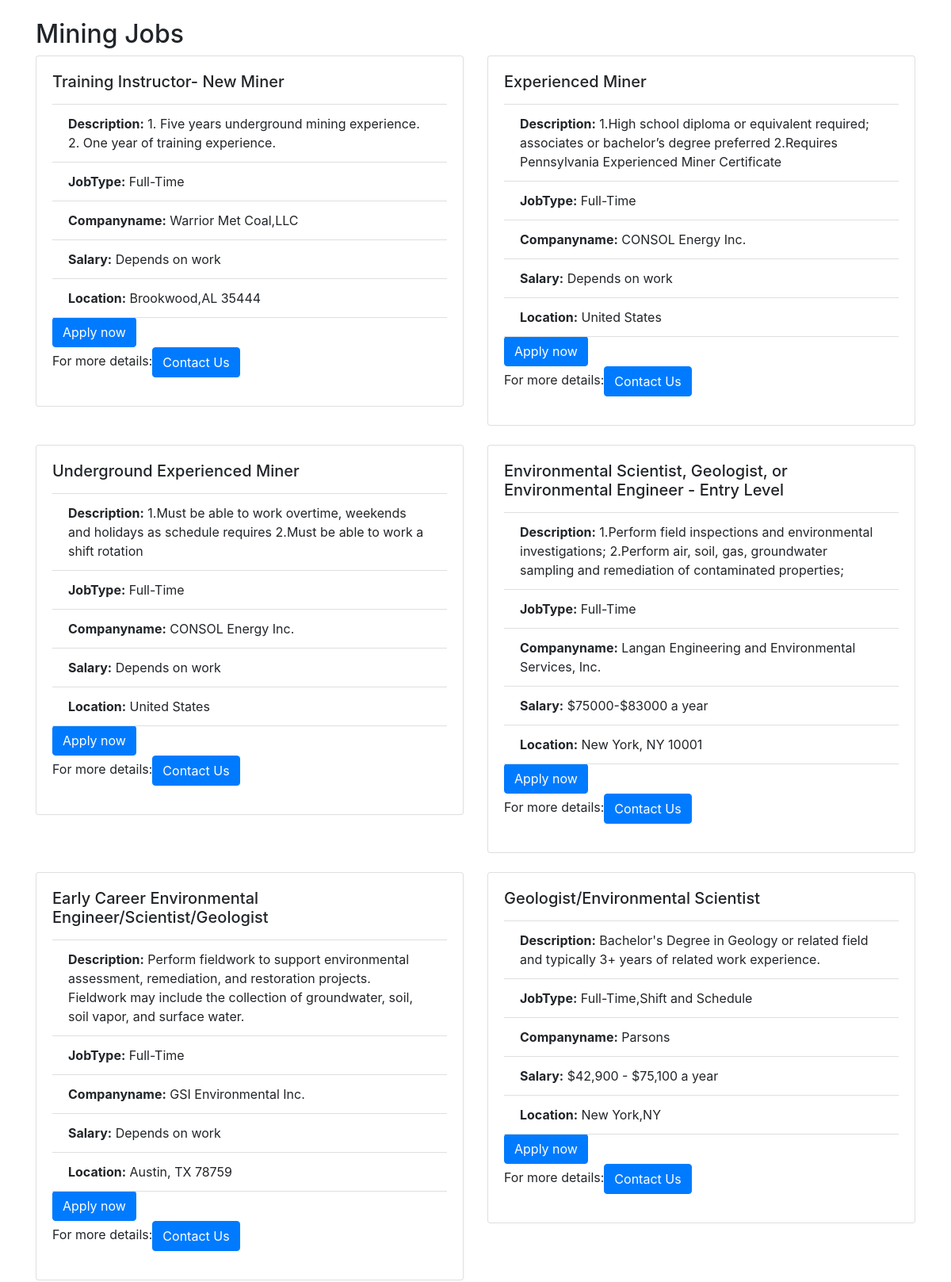
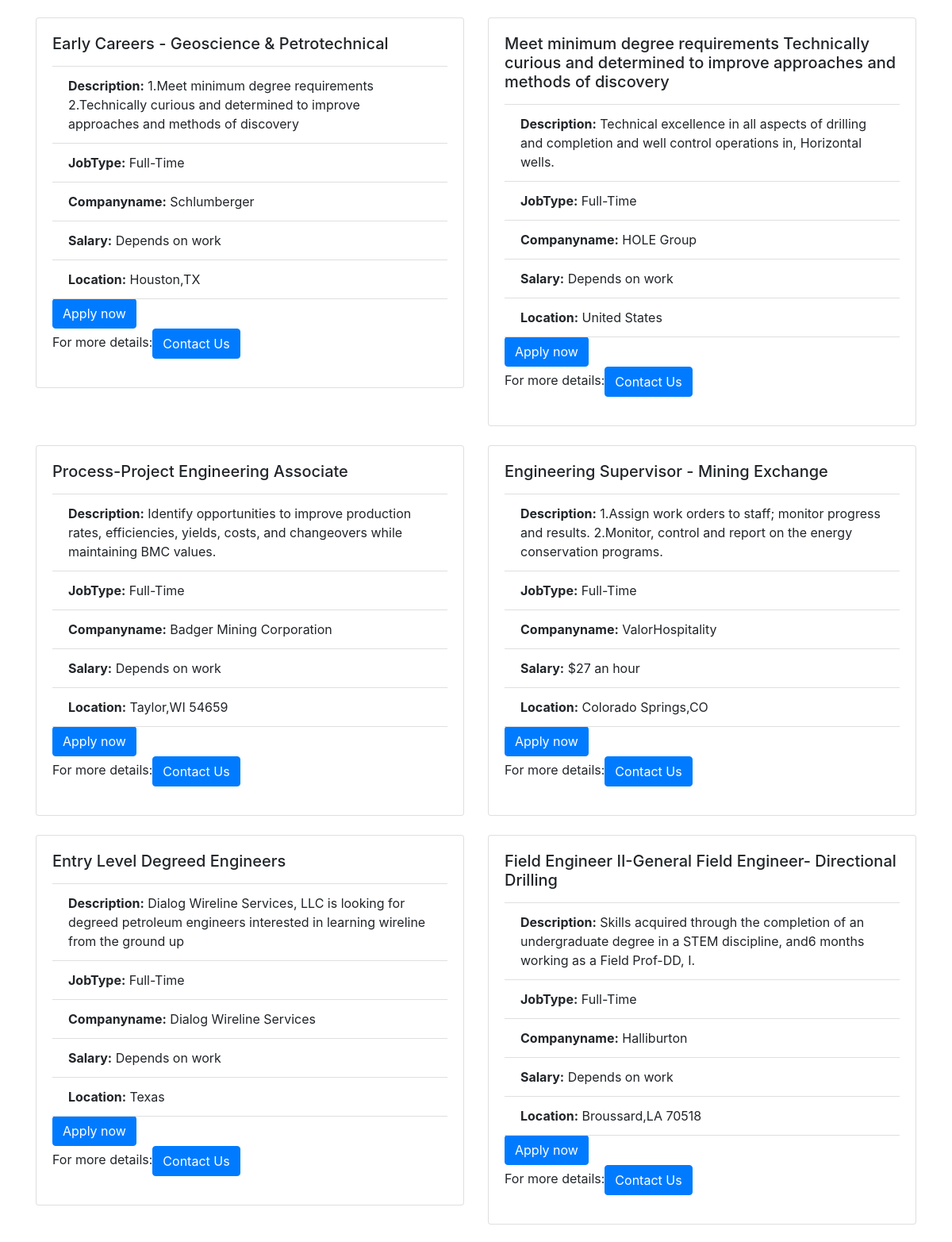
Page /industry/1/jobs/ (upper part) on the committed database (2 pictures, top to bottom).
### myapp/models.py (models this page shows, shortened)
class Industry(models.Model):
    name = models.CharField(max_length=255)

class Job(models.Model):
    title = models.CharField(max_length=255)
    Description=models.TextField()
    JobType = models.CharField(max_length=255)
    industry = models.ForeignKey(Industry, on_delete=models.CASCADE)
    Companyname = models.CharField(max_length=200)
    salary = models.CharField(max_length=300)
    Location=models.CharField(max_length=200)

### myapp/views.py (the view)
# urls.py: path('industry/<int:pk>/jobs/', JobListByIndustryView.as_view(), name='job_list_by_industry'),
class JobListByIndustryView(View):
    template_name = 'job_list_by_industry.html'
    def get(self, request, pk):
        industry = get_object_or_404(Industry, pk=pk)
        jobs = Job.objects.filter(industry=industry)
        return render(request, self.template_name, {'industry': industry, 'jobs': jobs})

### myapp/templates/job_list_by_industry.html (shortened to what this page needs)
<!DOCTYPE html>
<html lang="en">
<head>
   <link rel="stylesheet" href="https://stackpath.bootstrapcdn.com/bootstrap/4.3.1/css/bootstrap.min.css">
</head>
<body>
   <div class="container mt-4">
      <h2>{{ industry.name }} Jobs</h2>
      <div class="row">
         {% for job in jobs %}
            <div class="col-md-6 mb-4">
               <div class="card">
                  <div class="card-body">
                     <h5 class="card-title">{{ job.title }}</h5>
                     <ul class="list-group list-group-flush">
                        <li class="list-group-item"><strong>Description:</strong> {{ job.Description }}</li>
                        <li class="list-group-item"><strong>JobType:</strong> {{ job.JobType }}</li>
                        <li class="list-group-item"><strong>Companyname:</strong> {{ job.Companyname }}</li>
                        <li class="list-group-item"><strong>Salary:</strong> {{ job.salary }}</li>
                        <li class="list-group-item"><strong>Location:</strong> {{ job.Location }}</li>
                     </ul>
                     <a href="{% url 'myapp:apply_job' industry_id=industry.id job_id=job.id %}" class="btn btn-primary">Apply now</a>
                     <p>For more details:<a href="{% url 'myapp:Contact us' %}" class="btn btn-primary">Contact Us</a></p>
                  </div>
               </div>
            </div>
         {% endfor %}
      </div>
   </div>
</body>
</html>

### rows in the picture
Industry: name "Mining"
Job: title "Training Instructor- New Miner", Description "1. Five years underground mining experience. 2. One year of training experience.", JobType "Full-Time", Companyname "Warrior Met Coal,LLC", salary "Depends on work", Location "Brookwood,AL 35444"
Job: title "Experienced Miner", Description "1.High school diploma or equivalent required; associates or bachelor’s degree preferred 2.Requires Pennsylvania Experienced Miner Certificate", JobType "Full-Time", Companyname "CONSOL Energy Inc.", salary "Depends on work", Location "United States"
Job: title "Underground Experienced Miner", Description "1.Must be able to work overtime, weekends and holidays as schedule requires 2.Must be able to work a shift rotation", JobType "Full-Time", Companyname "CONSOL Energy Inc.", salary "Depends on work", Location "United States"
Job: title "Environmental Scientist, Geologist, or Environmental Engineer - Entry Level", Description "1.Perform field inspections and environmental investigations; 2.Perform air, soil, gas, groundwater sampling and remediation of contaminated properties;", JobType "Full-Time", Companyname "Langan Engineering and Environmental Services, Inc.", salary "$75000-$83000 a year", Location "New York, NY 10001"
Job: title "Early Career Environmental Engineer/Scientist/Geologist", Description "Perform fieldwork to support environmental assessment, remediation, and restoration projects. Fieldwork may include the collection of groundwater, soil, soil vapor, and surface water.", JobType "Full-Time", Companyname "GSI Environmental Inc.", salary "Depends on work", Location "Austin, TX 78759"
Job: title "Geologist/Environmental Scientist", Description "Bachelor's Degree in Geology or related field and typically 3+ years of related work experience.", JobType "Full-Time,Shift and Schedule", Companyname "Parsons", salary "$42,900 - $75,100 a year", Location "New York,NY"
Job: title "Early Careers - Geoscience & Petrotechnical", Description "1.Meet minimum degree requirements 2.Technically curious and determined to improve approaches and methods of discovery", JobType "Full-Time", Companyname "Schlumberger", salary "Depends on work", Location "Houston,TX"
Job: title "Meet minimum degree requirements Technically curious and determined to improve approaches and methods of discovery", Description "Technical excellence in all aspects of drilling and completion and well control operations in, Horizontal wells.", JobType "Full-Time", Companyname "HOLE Group", salary "Depends on work", Location "United States"
Job: title "Process-Project Engineering Associate", Description "Identify opportunities to improve production rates, efficiencies, yields, costs, and changeovers while maintaining BMC values.", JobType "Full-Time", Companyname "Badger Mining Corporation", salary "Depends on work", Location "Taylor,WI 54659"
Job: title "Engineering Supervisor - Mining Exchange", Description "1.Assign work orders to staff; monitor progress and results. 2.Monitor, control and report on the energy conservation programs.", JobType "Full-Time", Companyname "ValorHospitality", salary "$27 an hour", Location "Colorado Springs,CO"
Job: title "Entry Level Degreed Engineers", Description "Dialog Wireline Services, LLC is looking for degreed petroleum engineers interested in learning wireline from the ground up", JobType "Full-Time", Companyname "Dialog Wireline Services", salary "Depends on work", Location "Texas"
Job: title "Field Engineer II-General Field Engineer- Directional Drilling", Description "Skills acquired through the completion of an undergraduate degree in a STEM discipline, and6 months working as a Field Prof-DD, I.", JobType "Full-Time", Companyname "Halliburton", salary "Depends on work", Location "Broussard,LA 70518"
